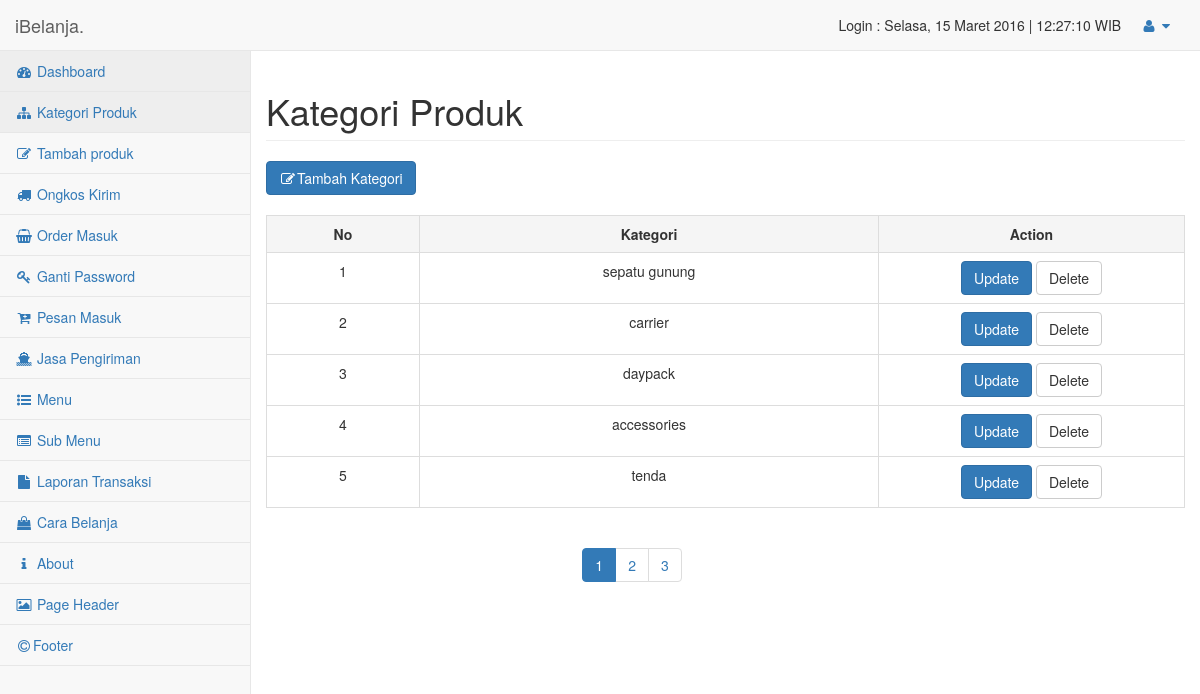
Page /admin/media.php?module=kategori (signed in) on the committed database.
### tables this page shows
CREATE TABLE IF NOT EXISTS `kategori_produk` (
`id_kategori` int(10) NOT NULL,
  `kategori` varchar(50) NOT NULL
);

### admin/modul/kategori/kategori.php (the view, shortened to what this page needs)
<?php
$aksi="modul/kategori/act_kategori.php";
if(!isset($_GET['act'])) {
	echo "
		<div class='row'>
		    <div class='col-lg-12'>
		        <h1 class='page-header'>Kategori Produk</h1>
		     </div>
			<div class='col-md-12'>
			<button class='btn btn-primary' data-toggle='modal' data-target='#myModal'>
				<span class='fa fa-edit fa-fw'></span>Tambah Kategori
			</button>
			<br><br>
				<table class='table table-bordered table-hover'>
					<tr class='active'>
						<th class='col-md-2 text-center'>No</th>
						<th class='col-md-6 text-center'>Kategori</th>
						<th class='col-md-4 text-center'>Action</th>
					</tr>";
					$paging = new paging;
					$batas  = 5;
					$start  = $paging->cariposisi($batas);
					$query=mysqli_query($db,"SELECT * FROM kategori_produk ORDER BY id_kategori
						   LIMIT $start,$batas");
					while($data=mysqli_fetch_array($query)){
					echo"
					<tr>
						<td class='text-center'>$data[id_kategori]</td>
						<td class='text-center'>$data[kategori]</td>
						<td class='text-center'>
							<a href='?module=kategori&act=update&id=$data[id_kategori]' class='btn btn-primary'
							>Update</a>
							<a href='$aksi?module=kategori&act=delete&id=$data[id_kategori]' class='btn btn-default'>Delete</a>
						</td>
					</tr>";
				}
	echo "
				</table>";
				$jumlahdata=mysqli_num_rows(mysqli_query($db,"SELECT * FROM kategori_produk"));
				$jumlah_hal=$paging->jumlahhalaman($jumlahdata,$batas);
				$link_hal  =$paging->navhalaman($_GET['halaman'],$jumlah_hal);
	echo "
			</div>
			<div class='col-md-4 col-md-offset-4'>
				<ul class='pagination'>
				    $link_hal
				 </ul>
			</div>
		</div>";
}
?>

### admin/css/sb-admin-2.css (style rules this page uses)
body { background-color: #f8f8f8; }

### rows in the picture
kategori_produk: id_kategori "1", kategori "sepatu gunung"
kategori_produk: id_kategori "2", kategori "carrier"
kategori_produk: id_kategori "3", kategori "daypack"
kategori_produk: id_kategori "4", kategori "accessories"
kategori_produk: id_kategori "5", kategori "tenda"

### other values in the picture
$hari_ini "Selasa"
